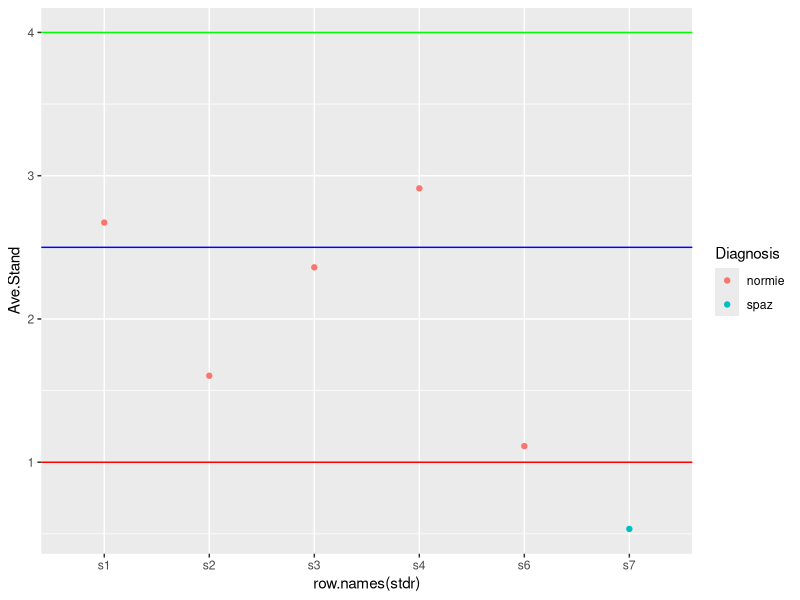

R code for this plot:
library(ggplot2)
library(reshape2)

# here is your class of students with their test scores
class <- data.frame(
    s1 = c(9, 9, 4, 8, 7, 3, 10),
    s2 = c(7, 6, 7, 8, 6, 4, 9),
    s3 = c(5, 6, 3, 2, 5, 7, 9),
    s4 = c(3, 4, 2, 6, 8, 9, 9),
    s6 = c(6, 8, 7, 9, 7, 6, 8),
    s7 = c(9, 10, 10, 9, 9, 10, 10)
)

studAve <- apply(class, 2, mean)

studStand <- apply(class, 2, sd)


## now restructure
 # students are row names
avgs <- setNames( melt(studAve), c("Avg.Score") ) 

stdr <- setNames( melt(studStand), c("Ave.Stand") )

## create a plot of each student vs average
    # http://ggplot2.tidyverse.org/reference/geom_abline.html
    # 
avg.ll <- 5.5 # lower limit
avg.ul <- 8.5 # upper limit
avg.target <- 7 # target score

# p1 <- ggplot(avgs, aes( x = row.names(avgs), y = Avg.Score)) + 
# geom_point() +
# geom_hline(yintercept = avg.ll) +
# geom_hline(yintercept = avg.ul) +
# geom_hline(yintercept = avg.target)

## create a plot of student vs stdev
stdev.ll <- 1 # perfect!!
stdev.ul <- 4 
stdev.target <- 2.5 # kinda arbitrary
stdr$Spazs <- stdr$Ave.Stand < stdev.ll
stdr$Cheats <- stdr$Ave.Stand > stdev.ul
stdr$Normies <- stdr$Ave.Stand > stdev.ll & stdr$Ave.Stand < stdev.ul

#you can just vectorize by just calling "Vectorize" around the whole column, badass
diagnose <- Vectorize ( function(score, ll, ul){
    if( score < ll ) return("spaz")
    if( score < ll) return("cheat") 
    return ("normie")
}  )

stdr$Diagnosis <- diagnose(stdr$Ave.Stand, stdev.ll, stdev.ul)

standardPlot <- ggplot(stdr, aes ( x = row.names(stdr), y = Ave.Stand, color = Diagnosis)) + geom_point( ) + geom_hline(yintercept = stdev.ll, color = "red") +
geom_hline(yintercept = stdev.ul, color = "green") + geom_hline(yintercept = stdev.target, color = "blue") 

